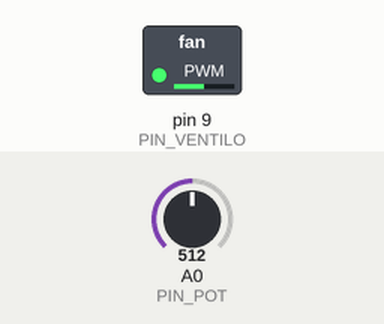
This sketch was run on a simulated Arduino Uno, built with avr-gcc and run on an emulated ATmega328P. On the bench: switched loads named in the sketch (green lamp = pin HIGH). The test bench sets the inputs (shaded band); at power-on: A0 (PIN_POT) = 512.

Above: at 1.2 s.
1.3 s: A0 (PIN_POT) set to 716
At 2.0 s:
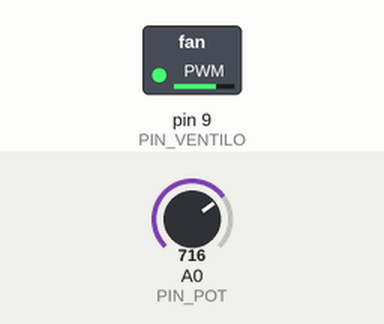
2.8 s: A0 (PIN_POT) set to 900
At 3.1 s:
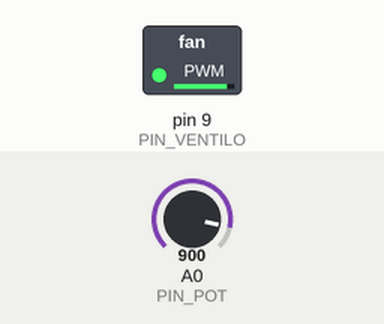
4.3 s: A0 (PIN_POT) set to 122
At 5.5 s:
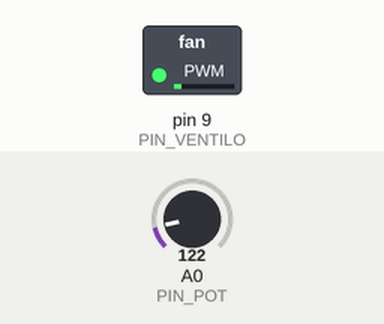
5.8 s: A0 (PIN_POT) set to 0
At 6.6 s:
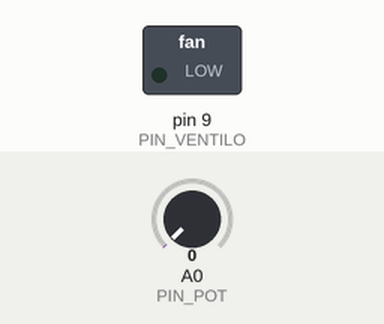
7.3 s: A0 (PIN_POT) set to 511
At 7.8 s:
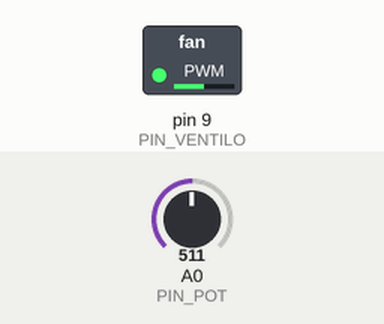
Timing chart, 0 to 9.8 s (numbered marks = the images above; inputs shaded):
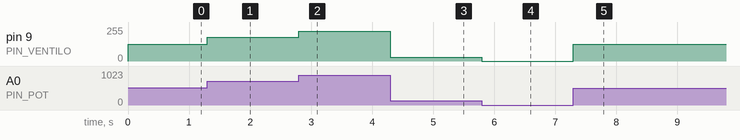

Measured:
- after the input at 1.3 s, pin 9 (PIN_VENTILO): 127/255 → 178/255 at once
- after the input at 2.8 s, pin 9 (PIN_VENTILO): 178/255 → 224/255 at once
- after the input at 4.3 s, pin 9 (PIN_VENTILO): 224/255 → 30/255 at once
- after the input at 5.8 s, pin 9 (PIN_VENTILO): 30/255 → 0/255 at once
- after the input at 7.3 s, pin 9 (PIN_VENTILO): 0/255 → 127/255 at once

The sketch:

ventilateur_vitesse.ino
```cpp
const byte PIN_POT = A0;
const byte PIN_VENTILO = 9;

void setup() {
  pinMode(PIN_VENTILO, OUTPUT);
}

void loop() {
  int lecture = analogRead(PIN_POT);
  int vitesse = map(lecture, 0, 1023, 0, 255);
  analogWrite(PIN_VENTILO, vitesse);
}
```
